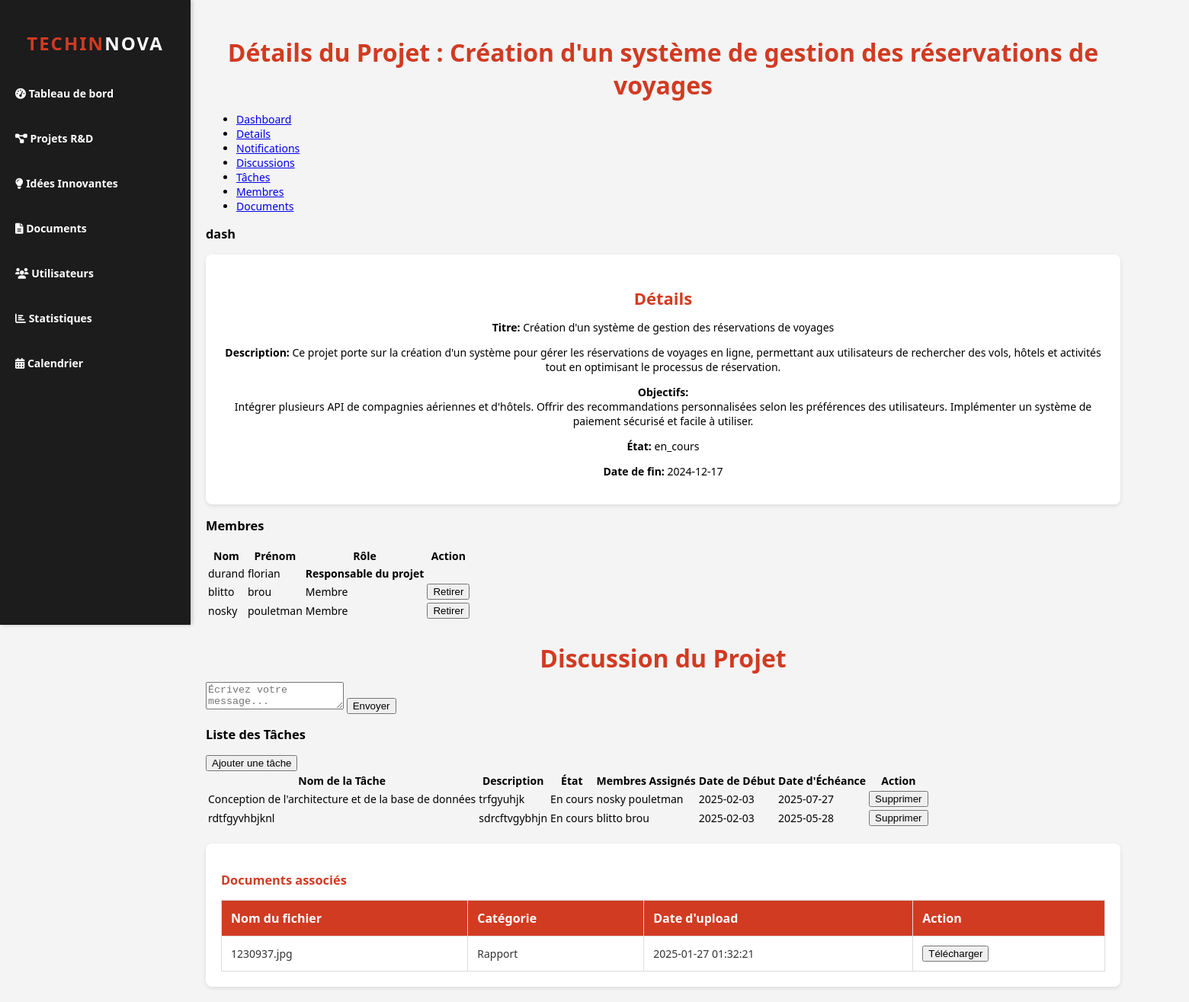
/espace_admin/projet_test.php?id=12, run on the app's committed database.
### tables this page shows
CREATE TABLE `projets` (
  `id` int(11) NOT NULL,
  `titre` varchar(255) NOT NULL,
  `description_projet` text NOT NULL,
  `objectifs` text DEFAULT NULL,
  `etat` enum('en_cours','a_venir','termine') DEFAULT 'en_cours',
  `progression` int(11) DEFAULT 0 CHECK (`progression` between 0 and 100),
  `createur_id` int(11) NOT NULL,
  `date_creation` datetime DEFAULT current_timestamp(),
  `date_fin` date DEFAULT NULL,
  `date_modification` datetime DEFAULT current_timestamp() ON UPDATE current_timestamp()
);

CREATE TABLE `utilisateurs` (
  `id` int(11) NOT NULL,
  `nom` varchar(255) NOT NULL,
  `prenom` varchar(255) NOT NULL,
  `email` varchar(255) NOT NULL,
  `mot_de_passe` varchar(255) NOT NULL,
  `profil` enum('administrateur','chercheur','collaborateur_externe') DEFAULT 'collaborateur_externe',
  `date_creation` date NOT NULL
);

CREATE TABLE `taches` (
  `id` int(11) NOT NULL,
  `titre` varchar(255) NOT NULL,
  `description` text DEFAULT NULL,
  `statut` enum('Non commence','En cours','Termine') DEFAULT 'En cours',
  `date_debut` date DEFAULT current_timestamp(),
  `date_echeance` date DEFAULT NULL,
  `projet_id` int(11) NOT NULL,
  `utilisateur_id` int(11) DEFAULT NULL,
  `commentaire` text DEFAULT NULL
);

CREATE TABLE `documents` (
  `id` int(11) NOT NULL,
  `nom_fichier` varchar(255) NOT NULL,
  `chemin` varchar(500) NOT NULL,
  `categorie` enum('Rapport','Etude','Brevets','Articles') NOT NULL,
  `id_projet` int(11) DEFAULT NULL,
  `id_idee` int(11) DEFAULT NULL,
  `id_uploader` int(11) DEFAULT NULL,
  `date_upload` timestamp NOT NULL DEFAULT current_timestamp()
);

### espace_admin/projet_test.php (the view, shortened to what this page needs)
<?php
require_once("C:/xampp/htdocs/projet_web/config/connexion.php");
require_once("C:/xampp/htdocs/projet_web/config/commandes.php");
$projet_id = $_GET['id'] ?? null;
if ($projet_id) {
    try {
        $sql = "SELECT titre, description_projet, objectifs, etat, date_fin, createur_id FROM projets WHERE id = :id";
        $stmt = $db->prepare($sql);
        $stmt->bindParam(':id', $projet_id, PDO::PARAM_INT);
        $stmt->execute();
        $projet = $stmt->fetch(PDO::FETCH_ASSOC);
        $sql_members = "SELECT u.id AS id_utilisateur, u.nom, u.prenom
                FROM utilisateurs u
                INNER JOIN membres_projet pm ON u.id = pm.id_utilisateur
                WHERE pm.id_projet = :id";
        $stmt_members = $db->prepare($sql_members);
        $stmt_members->bindParam(':id', $projet_id, PDO::PARAM_INT);
        $stmt_members->execute();
        $membres = $stmt_members->fetchAll(PDO::FETCH_ASSOC);
        $sql_documents = "SELECT nom_fichier, categorie, date_upload FROM documents WHERE id_projet = :id";
        $stmt_documents = $db->prepare($sql_documents);
        $stmt_documents->bindParam(':id', $projet_id, PDO::PARAM_INT);
        $stmt_documents->execute();
        $documents = $stmt_documents->fetchAll(PDO::FETCH_ASSOC);
        $sql_tasks = "SELECT t.id AS tache_id, t.titre, t.description, t.statut, t.date_debut, t.date_echeance,
                    COALESCE(u.nom, 'Aucun utilisateur') AS utilisateur_nom,
                    COALESCE(u.prenom, '') AS utilisateur_prenom
              FROM taches t
              LEFT JOIN utilisateurs u ON t.utilisateur_id = u.id
              WHERE t.projet_id = :id";
        $stmt_tasks = $db->prepare($sql_tasks);
        $stmt_tasks->bindParam(':id', $projet_id, PDO::PARAM_INT);
        $stmt_tasks->execute();
        $taches = $stmt_tasks->fetchAll(PDO::FETCH_ASSOC);
    } catch (PDOException $e) {
        die("Erreur lors de la récupération des détails du projet : " . $e->getMessage());
    }
} else {
    echo "ID de projet invalide.";
    exit();
}
?>
<!DOCTYPE html>
<html lang="fr">
<head>
    <link rel="stylesheet" href="css/projets.css">
    <link rel="stylesheet" href="https://cdnjs.cloudflare.com/ajax/libs/font-awesome/6.0.0-beta3/css/all.min.css">
</head>
<body>
    <div class="sidebar">
        <h2><span>TechIn</span>nova</h2>
        <nav>
            <ul>
                <li><a href="admin.php"><i class="fas fa-tachometer-alt"></i> Tableau de bord</a></li>
                <li><a href="projetr&d.php"><i class="fas fa-project-diagram"></i> Projets R&D</a></li>
                <li><a href="idees.php"><i class="fas fa-lightbulb"></i> Idées Innovantes</a></li>
                <li><a href="documents.php"><i class="fas fa-file-alt"></i> Documents</a></li>
                <li><a href="users.php"><i class="fas fa-users"></i> Utilisateurs</a></li>
                <li><a href="statistiques.php"><i class="fas fa-chart-bar"></i> Statistiques</a></li>
                <li><a href="calendrier.php"><i class="fas fa-calendar-alt"></i> Calendrier</a></li>
            </ul>
        </nav>
    </div>
    <main id="content" class="main-content">
        <h2>Détails du Projet : <?= htmlspecialchars($projet['titre']) ?></h2>
        <div class="principal">
            <nav>
                <ul>
                    <li><a href="#">Dashboard</a></li>
                    <li><a href="#">Details</a></li>
                    <li><a href="#">Notifications</a></li>
                    <li><a href="#">Discussions</a></li>
                    <li><a href="#">Tâches</a></li>
                    <li><a href="#">Membres</a></li>
                    <li><a href="#">Documents</a></li>
                </ul>
            </nav>
            <section class="project-dashboard">
                    <h3>dash</h3>
            </section>
            <section class="project-details">
                <h3>Détails</h3>
                <p><strong>Titre:</strong> <?= htmlspecialchars($projet['titre']) ?></p>
                <p><strong>Description:</strong> <?= htmlspecialchars($projet['description_projet']) ?></p>
                <p><strong>Objectifs:</strong><br> <?= htmlspecialchars($projet['objectifs']) ?></p>
                <p><strong>État:</strong> <?= htmlspecialchars($projet['etat']) ?></p>
                <p><strong>Date de fin:</strong> <?= htmlspecialchars($projet['date_fin']) ?></p>
            </section>
            <section class="project-membres">
                <h3>Membres</h3>
                <table>
                    <thead>
                        <tr>
                            <th>Nom</th>
                            <th>Prénom</th>
                            <th>Rôle</th>
                            <th>Action</th>
                        </tr>
                    </thead>
                    <tbody>
                        <?php if (!empty($membres)): ?>
                            <?php foreach ($membres as $membre): ?>
                                <tr>
                                    <td><?= htmlspecialchars($membre['nom']) ?></td>
                                    <td><?= htmlspecialchars($membre['prenom']) ?></td>
                                    <td>
                                        <?php if ($membre['id_utilisateur'] == $projet['createur_id']): ?>
                                            <strong>Responsable du projet</strong>
                                        <?php elseif ($membre['id_utilisateur'] == $id): ?>
                                            Membre (vous)
                                        <?php else: ?>
                                            Membre
                                        <?php endif; ?>
                                    </td>
                                    <td>
                                        <?php if ($membre['id_utilisateur'] != $projet['createur_id']): ?>
                                            <form method="POST" action="">
                                                <button type="submit" name="supprimer_membre">Retirer</button>
                                            </form>
                                        <?php endif; ?>
                                    </td>
                                </tr>
                            <?php endforeach; ?>
                        <?php else: ?>
                            <tr>
                                <td colspan="4">Aucun membre pour ce projet.</td>
                            </tr>
                        <?php endif; ?>
                    </tbody>
                </table>
            </section>
            <section class="project-commentaires">
                <div class="chat-container">
                    <h2>Discussion du Projet</h2>
                    <form id="chat-form" method="post">
                        <textarea name="message" id="message" placeholder="Écrivez votre message..." required></textarea>
                        <button type="submit" name="envoyer_message">Envoyer</button>
                    </form>
                </div>
            </section>
            <section class="project-tâches" id= "project-taches">
                <h3>Liste des Tâches</h3>
                <button id="add-task-btn">Ajouter une tâche</button>
                <table>
                    <thead>
                        <tr>
                            <th>Nom de la Tâche</th>
                            <th>Description</th>
                            <th>État</th>
                            <th>Membres Assignés</th>
                            <th>Date de Début</th>
                            <th>Date d'Échéance</th>
                            <th>Action</th>
                        </tr>
                    </thead>
                    <tbody>
                        <?php if (!empty($taches)): ?>
                            <?php foreach ($taches as $tache): ?>
                                <tr>
                                    <td><?= htmlspecialchars($tache['titre']) ?></td>
                                    <td><?= htmlspecialchars($tache['description']) ?></td>
                                    <td><?= htmlspecialchars($tache['statut']) ?></td>
                                    <td><?= htmlspecialchars($tache['utilisateur_nom']) . " " . htmlspecialchars($tache['utilisateur_prenom']) ?></td>
                                    <td><?= htmlspecialchars($tache['date_debut']) ?></td>
                                    <td><?= htmlspecialchars($tache['date_echeance']) ?></td>
                                    <td>
                                        <form method="POST" action="" onsubmit="return confirm('Voulez-vous vraiment supprimer cette tâche ?');">
                                            <button type="submit" name="supp_tache">Supprimer</button>
                                        </form>
                                    </td>
                                </tr>
                            <?php endforeach; ?>
                        <?php else: ?>
                            <tr><td colspan="7">Aucune tâche disponible</td></tr>
                        <?php endif; ?>
                    </tbody>
                </table>
            </section>
            <section class="project-documents">
                <h3>Documents associés</h3>
                <table>
                    <thead>
                        <tr>
                            <th>Nom du fichier</th>
                            <th>Catégorie</th>
                            <th>Date d'upload</th>
                            <th>Action</th>
                        </tr>
                    </thead>
                    <tbody>
                        <?php if (!empty($documents)): ?>
                            <?php foreach ($documents as $document): ?>
                                <tr>
                                    <td><?= htmlspecialchars($document['nom_fichier']) ?></td>
                                    <td><?= htmlspecialchars($document['categorie']) ?></td>
                                    <td><?= htmlspecialchars($document['date_upload']) ?></td>
                                    <td>
                                        <a href="uploads/<?= urlencode($document['nom_fichier']) ?>" download>
                                            <button type="button">Télécharger</button>
                                        </a>
                                    </td>
                                </tr>
                            <?php endforeach; ?>
                        <?php else: ?>
                            <tr>
                                <td colspan="4">Aucun document associé à ce projet.</td>
                            </tr>
                        <?php endif; ?>
                    </tbody>
                </table>
            </section>
        </div>
    </main>
</body>
</html>

### espace_admin/css/projets.css (style rules this page uses)
body { margin: 0; font-family: 'Segoe UI', Tahoma, Geneva, Verdana, sans-serif; background-color: #f4f4f4; display: flex; font-size: 14px; }
.sidebar { width: 250px; height: 100vh; background-color: #1c1c1c; color: #fff; position: fixed; padding-top: 20px; box-shadow: 2px 0 5px rgba(0, 0, 0, 0.2); }
.sidebar h2 { text-align: center; margin-bottom: 30px; font-size: 24px; text-transform: uppercase; letter-spacing: 2px; }
.sidebar h2 span { color: #d13b22; }
.sidebar nav ul { list-style-type: none; padding: 0; }
.sidebar nav ul li { margin: 20px 0; }
.sidebar nav ul li a { color: #fff; text-decoration: none; padding: 10px 20px; display: block; transition: background-color 0.3s, transform 0.3s; font-weight: bold; }
.main-content { margin-left: 250px; padding: 20px; width: calc(100% - 250px); }
main { padding: 20px; max-width: 1200px; margin: auto; }
main h2 { font-size: 32px; color: #d13b22; text-align: center; margin-bottom: 10px; }
.project-details, .project-members { background-color: #fff; padding: 20px; border-radius: 8px; box-shadow: 0 2px 5px rgba(0, 0, 0, 0.1); }
.project-details { text-align: center; }
.project-details h3, .project-members h3, .project-table h3 { font-weight: 900; font-size: 22px; color: #d13b22; margin-bottom: 10px; }
.project-documents { position: relative; background-color: #fff; padding: 20px; border-radius: 8px; box-shadow: 0 2px 5px rgba(0, 0, 0, 0.1); margin-top: 20px; }
.project-documents h3 { color: #d13b22; margin-bottom: 15px; }
.project-documents table { width: 100%; border-collapse: collapse; margin-top: 10px; }
.project-documents th, .project-documents td { border: 1px solid #ddd; padding: 12px; text-align: left; }
.project-documents th { background-color: #d13b22; color: #fff; font-size: 16px; }
.project-documents td { font-size: 14px; color: #333; }
.project-documents a { text-decoration: none; color: #d13b22; font-weight: bold; }

### data on the page
projets: titre "Création d'un système de gestion des réservations de voyages", description_projet "Ce projet porte sur la création d'un système pour gérer les réservations de voyages en ligne, permettant aux utilisateurs de rechercher des vols, hôtels et activités tout en optimisant le processus de réservation.", objectifs "Intégrer plusieurs API de compagnies aériennes et d'hôtels. Offrir des recommandations personnalisées selon les préférences des utilisateurs. Implémenter un système de paiement sécurisé et facile à utiliser.", etat "en_cours", date_fin "2024-12-17"
utilisateurs: nom "durand", prenom "florian", shows "Responsable du projet"
utilisateurs: nom "blitto", prenom "brou", shows "Membre"
utilisateurs: nom "nosky", prenom "pouletman", shows "Membre"
taches: titre "Conception de l'architecture et de la base de données", description "trfgyuhjk", statut "En cours", utilisateur_nom "nosky", utilisateur_prenom "pouletman", date_debut "2025-02-03", date_echeance "2025-07-27"
taches: titre "rdtfgyvhbjknl", description "sdrcftvgybhjn", statut "En cours", utilisateur_nom "blitto", utilisateur_prenom "brou", date_debut "2025-02-03", date_echeance "2025-05-28"
documents: nom_fichier "1230937.jpg", categorie "Rapport", date_upload "2025-01-27 01:32:21"
